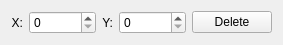
<?xml version="1.0" encoding="UTF-8"?>
<ui version="4.0">
 <class>Marker</class>
 <widget class="QWidget" name="Marker">
  <property name="geometry">
   <rect>
    <x>0</x>
    <y>0</y>
    <width>283</width>
    <height>41</height>
   </rect>
  </property>
  <property name="windowTitle">
   <string>Form</string>
  </property>
  <layout class="QHBoxLayout" name="horizontalLayout">
   <item>
    <widget class="QLabel" name="label_23">
     <property name="text">
      <string>X:</string>
     </property>
     <property name="alignment">
      <set>Qt::AlignRight|Qt::AlignTrailing|Qt::AlignVCenter</set>
     </property>
    </widget>
   </item>
   <item>
    <widget class="QSpinBox" name="sb_x">
     <property name="sizePolicy">
      <sizepolicy hsizetype="Expanding" vsizetype="Fixed">
       <horstretch>0</horstretch>
       <verstretch>0</verstretch>
      </sizepolicy>
     </property>
     <property name="maximum">
      <number>99999</number>
     </property>
    </widget>
   </item>
   <item>
    <widget class="QLabel" name="label_24">
     <property name="text">
      <string>Y:</string>
     </property>
     <property name="alignment">
      <set>Qt::AlignRight|Qt::AlignTrailing|Qt::AlignVCenter</set>
     </property>
    </widget>
   </item>
   <item>
    <widget class="QSpinBox" name="sb_y">
     <property name="sizePolicy">
      <sizepolicy hsizetype="Expanding" vsizetype="Fixed">
       <horstretch>0</horstretch>
       <verstretch>0</verstretch>
      </sizepolicy>
     </property>
     <property name="maximum">
      <number>99999</number>
     </property>
    </widget>
   </item>
   <item>
    <widget class="QPushButton" name="but_delete">
     <property name="text">
      <string>Delete</string>
     </property>
    </widget>
   </item>
  </layout>
 </widget>
 <resources/>
 <connections/>
</ui>
